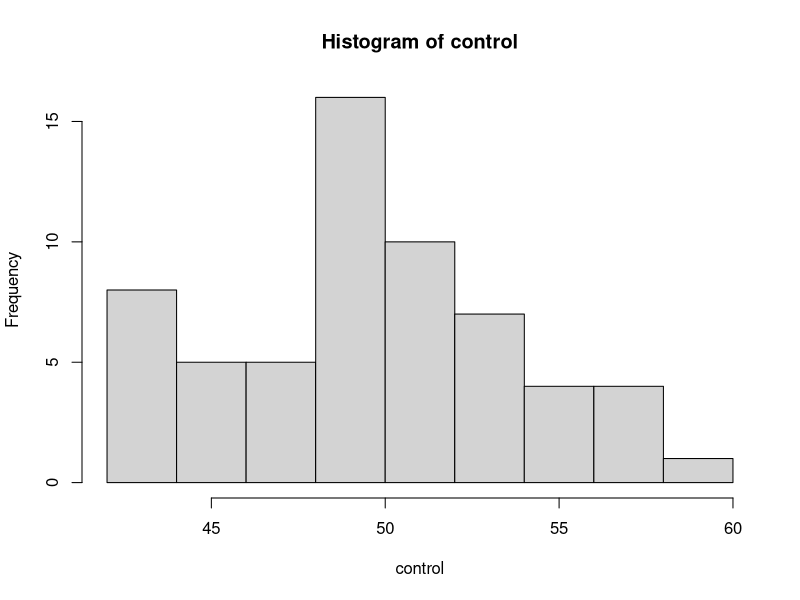
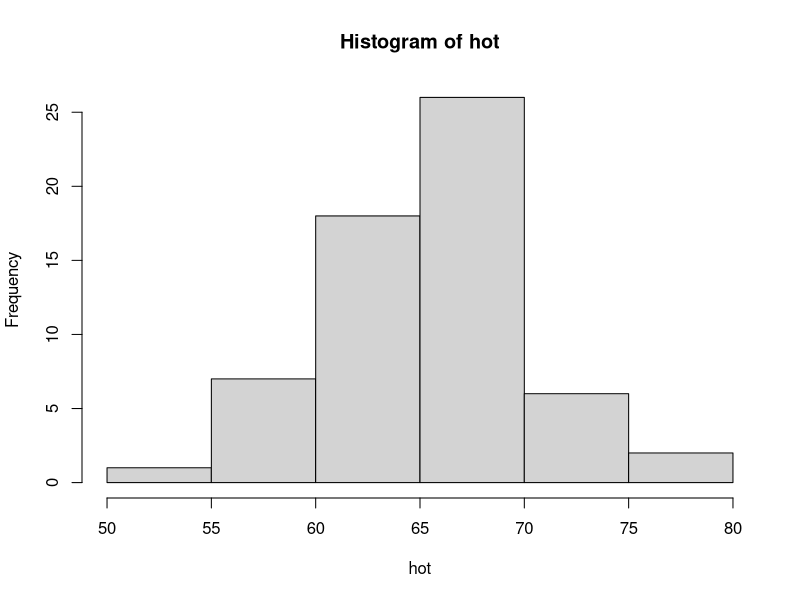
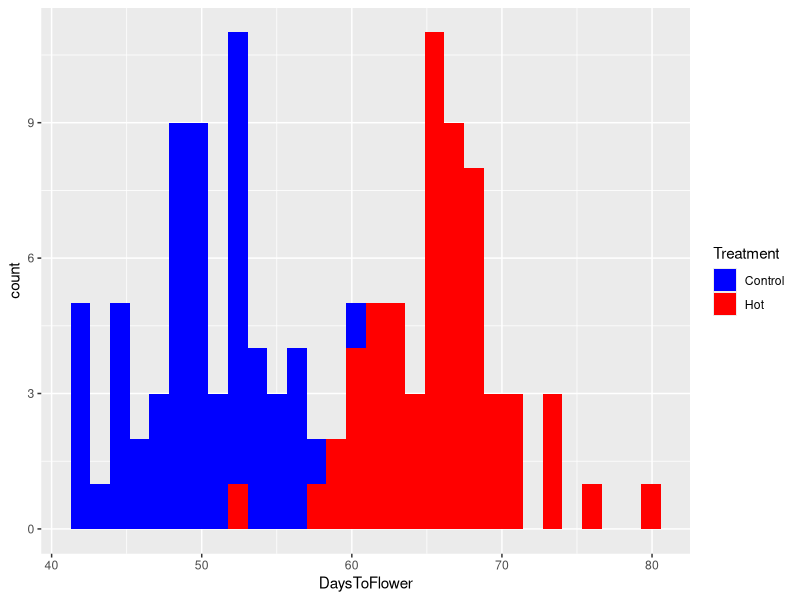

Source code (R) for these figures, in order:
## ---- chunk 1
# first couple variables, predetermined
ID <- 1:120
Treatment <- rep(c("Control","Hot"),each=60)

# generate the random, normal counts for the two groups
control <- round(rnorm(n=60, mean=50, sd=5))
hot <- round(rnorm(n=60, mean=65, sd=5))

# response variable for data frame:
DaysToFlower <- c(control, hot)

# make the data frame itself
d_frame <- data.frame(ID, Treatment, DaysToFlower)
## ---- chunk 2
library(ggplot2)
library(dplyr)

# t-test
t.test(control,hot)
#p-val is less than 2.2e-16, so there is a significant difference between the flowering time of the vernalized plants and devernalized plants

# graphing

# distribution of days to flowering for control
hist(control)

# distribution of days to flowering for hot
hist(hot)

# histogram showing counts for days to flowering for both hot and cold (can see the bimodal pattern better)
graph <- d_frame %>%
  ggplot(aes(x=DaysToFlower, fill=Treatment)) +
    geom_histogram() +
  scale_fill_manual(values=c("blue", "red"))
print(graph)
## ---- chunk 3
control_adjusted <- round(rnorm(n=60, mean=61, sd=5))
hot_adjusted <- round(rnorm(n=60, mean=65, sd=5))
DaysToFlower_adjusted <- c(control_adjusted, hot_adjusted)
d_frame_adjusted <- data.frame(ID, Treatment, DaysToFlower)
t.test(control_adjusted,hot_adjusted)
## ---- chunk 4
control_adjusted <- round(rnorm(n=3, mean=50, sd=5))
hot_adjusted <- round(rnorm(n=3, mean=65, sd=5))
DaysToFlower_adjusted <- c(control_adjusted, hot_adjusted)
d_frame_adjusted <- data.frame(ID, Treatment, DaysToFlower)
t.test(control_adjusted,hot_adjusted)

